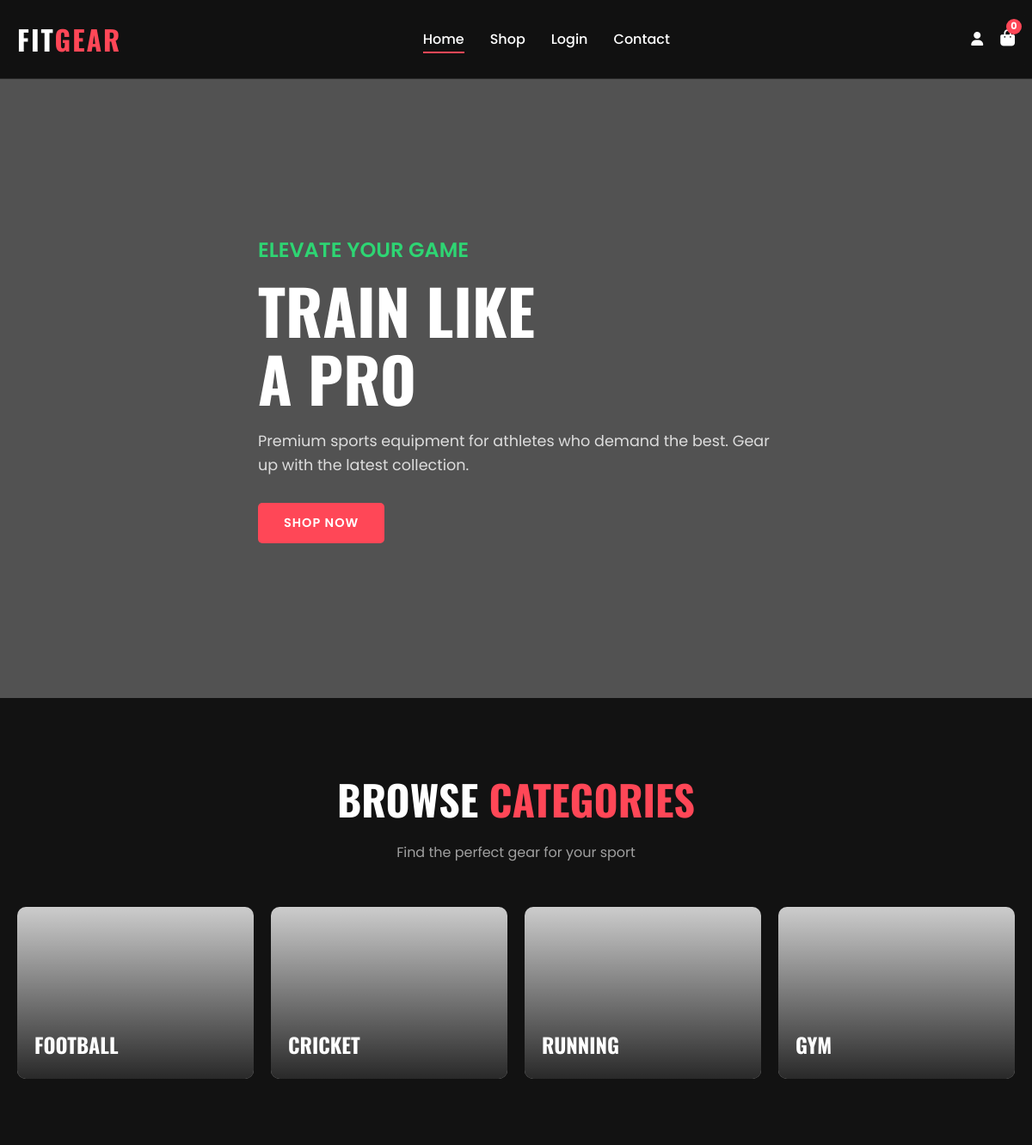
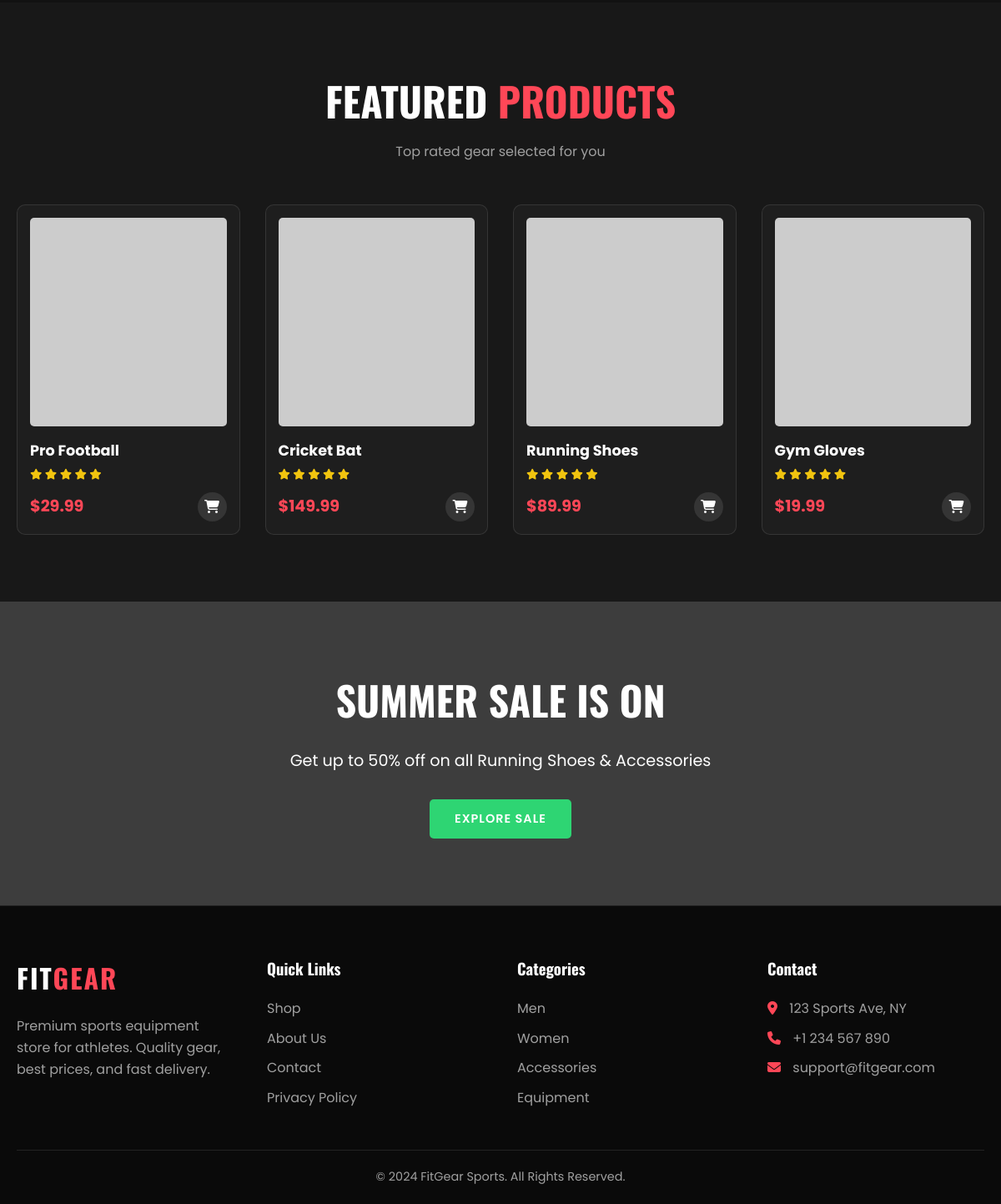
The page / on the database its author committed (2 pictures, top to bottom).
### models.py (models this page shows)
class Product(db.Model):
    id = db.Column(db.Integer, primary_key=True)
    name = db.Column(db.String(150), nullable=False)
    category = db.Column(db.String(50), nullable=False)
    price = db.Column(db.Float, nullable=False)
    stock = db.Column(db.Integer, default=0)
    description = db.Column(db.Text, nullable=True)
    image_url = db.Column(db.String(255), nullable=True)
    created_at = db.Column(db.DateTime, default=datetime.utcnow)
    order_items = db.relationship('OrderItem', backref='product', lazy=True)
    cart_items = db.relationship('CartItem', backref='product', lazy=True)

### app.py (the view)
@app.route('/')
def home():
    products = Product.query.limit(4).all()
    return render_template('index.html', products=products)

### templates/index.html
{% extends "base.html" %}
{% block content %}
<section class="hero">
    <div class="container">
        <div class="hero-content">
            <h3>ELEVATE YOUR GAME</h3>
            <h1>Train Like<br>A Pro</h1>
            <p>Premium sports equipment for athletes who demand the best. Gear up with the latest collection.</p>
            <a href="#" class="btn">Shop Now</a>
        </div>
    </div>
</section>
<section class="section-p1">
    <div class="container">
        <div class="heading">
            <h2>Browse <span>Categories</span></h2>
            <p>Find the perfect gear for your sport</p>
        </div>
        <div class="category-grid">
            <div class="category-card" onclick="location.href='#'">
                <img src="https://placehold.co/400x400/1e1e1e/ff4757?text=Football" alt="Football">
                <div class="cat-overlay">
                    <h3>Football</h3>
                </div>
            </div>
            <div class="category-card" onclick="location.href='#'">
                <img src="https://placehold.co/400x400/1e1e1e/2ed573?text=Cricket" alt="Cricket">
                <div class="cat-overlay">
                    <h3>Cricket</h3>
                </div>
            </div>
            <div class="category-card" onclick="location.href='#'">
                <img src="https://placehold.co/400x400/1e1e1e/00a8ff?text=Running" alt="Running">
                <div class="cat-overlay">
                    <h3>Running</h3>
                </div>
            </div>
            <div class="category-card" onclick="location.href='#'">
                <img src="https://placehold.co/400x400/1e1e1e/ffa502?text=Gym" alt="Gym">
                <div class="cat-overlay">
                    <h3>Gym</h3>
                </div>
            </div>
        </div>
    </div>
</section>
<section class="section-p1" style="background: #181818;">
    <div class="container">
        <div class="heading">
            <h2>Featured <span>Products</span></h2>
            <p>Top rated gear selected for you</p>
        </div>
        <div class="product-grid" id="featured-products">
            {% for product in products %}
            <div class="product-card">
                <img src="{{ product.image_url }}" alt="{{ product.name }}" class="product-img">
                <div class="product-info">
                    <h3>{{ product.name }}</h3>
                    <div class="stars">
                        <i class="fas fa-star"></i>
                        <i class="fas fa-star"></i>
                        <i class="fas fa-star"></i>
                        <i class="fas fa-star"></i>
                        <i class="fas fa-star"></i>
                    </div>
                    <div class="price-row">
                        <span class="price">${{ product.price }}</span>
                        <a href="#" class="add-btn"><i class="fas fa-shopping-cart"></i></a>
                    </div>
                </div>
            </div>
            {% endfor %}
        </div>
    </div>
</section>
<section class="section-p1"
    style="background: linear-gradient(rgba(0,0,0,0.7), rgba(0,0,0,0.7)), url('https://placehold.co/1920x600/121212/2ed573?text=SUMMER+SALE'); background-size: cover; background-attachment: fixed; text-align: center;">
    <div class="container">
        <h2 style="font-family: 'Oswald'; font-size: 3rem; margin-bottom: 20px;">SUMMER SALE IS ON</h2>
        <p style="font-size: 1.2rem; margin-bottom: 30px;">Get up to 50% off on all Running Shoes & Accessories</p>
        <a href="#" class="btn" style="background: var(--accent-blue);">Explore Sale</a>
    </div>
</section>
{% endblock %}

### templates/base.html (shortened to what this page needs)
<!DOCTYPE html>
<html lang="en">
<head>
    <link rel="stylesheet" href="https://cdnjs.cloudflare.com/ajax/libs/font-awesome/6.4.0/css/all.min.css">
    <link rel="stylesheet" href="{{ url_for('static', filename='css/style.css') }}">
</head>
<body>
    <header>
        <div class="container">
            <nav class="navbar">
                <a href="{{ url_for('home') }}" class="logo">Fit<span>Gear</span></a>
                <ul class="nav-menu">
                    <li><a href="{{ url_for('home') }}" class="nav-link active">Home</a></li>
                    <li><a href="{{ url_for('shop') }}" class="nav-link">Shop</a></li>
                    {% if current_user.is_authenticated %}
                    {% if current_user.is_admin %}
                    <li><a href="{{ url_for('admin_dashboard') }}" class="nav-link"
                            style="color: var(--accent-red);">Admin</a></li>
                    {% endif %}
                    <li><a href="{{ url_for('logout') }}" class="nav-link">Logout</a></li>
                    {% else %}
                    <li><a href="{{ url_for('login') }}" class="nav-link">Login</a></li>
                    {% endif %}
                    <li><a href="#contact" class="nav-link">Contact</a></li>
                </ul>
                <div class="nav-icons">
                    {% if current_user.is_authenticated %}
                    <a href="#"><i class="fas fa-user"></i> {{ current_user.username }}</a>
                    {% else %}
                    <a href="{{ url_for('login') }}"><i class="fas fa-user"></i></a>
                    {% endif %}
                    <a href="{{ url_for('cart') }}" class="cart-icon">
                        <i class="fas fa-shopping-bag"></i>
                        <span class="cart-count">0</span>
                    </a>
                </div>
            </nav>
        </div>
    </header>
    {% block content %}
    {% endblock %}
    <footer>
        <div class="container">
            <div class="footer-grid">
                <div class="footer-col">
                    <a href="{{ url_for('home') }}" class="logo">Fit<span>Gear</span></a>
                    <p style="margin-top: 20px; color: #a0a0a0;">Premium sports equipment store for athletes. Quality
                        gear, best prices, and fast delivery.</p>
                </div>
                <div class="footer-col">
                    <h3>Quick Links</h3>
                    <ul>
                        <li><a href="#">Shop</a></li>
                        <li><a href="#">About Us</a></li>
                        <li><a href="#">Contact</a></li>
                        <li><a href="#">Privacy Policy</a></li>
                    </ul>
                </div>
                <div class="footer-col">
                    <h3>Categories</h3>
                    <ul>
                        <li><a href="#">Men</a></li>
                        <li><a href="#">Women</a></li>
                        <li><a href="#">Accessories</a></li>
                        <li><a href="#">Equipment</a></li>
                    </ul>
                </div>
                <div class="footer-col">
                    <h3>Contact</h3>
                    <ul style="color: #a0a0a0;">
                        <li><i class="fas fa-map-marker-alt" style="color: var(--accent-red); margin-right: 10px;"></i>
                            123 Sports Ave, NY</li>
                        <li><i class="fas fa-phone" style="color: var(--accent-red); margin-right: 10px;"></i> +1 234
                            567 890</li>
                        <li><i class="fas fa-envelope" style="color: var(--accent-red); margin-right: 10px;"></i>
                            support@fitgear.com</li>
                    </ul>
                </div>
            </div>
            <div class="copyright">
                <p>&copy; 2024 FitGear Sports. All Rights Reserved.</p>
            </div>
        </div>
    </footer>
</body>
</html>

### rows shown on the page
Product: name "Pro Football", price "29.99"
Product: name "Cricket Bat", price "149.99"
Product: name "Running Shoes", price "89.99"
Product: name "Gym Gloves", price "19.99"
